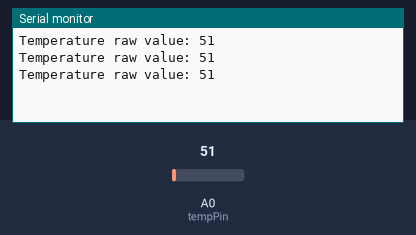
Recording of a sketch running on a simulated Arduino Uno, built with avr-gcc and run on an emulated ATmega328P. On the bench: the last lines printed to the serial monitor. The inputs (shaded band) are chosen by the test bench; at power-on: A0 (tempPin) = 51.

Above: at 1.3 s.
1.4 s: A0 (tempPin) set to 61
At 1.9 s:
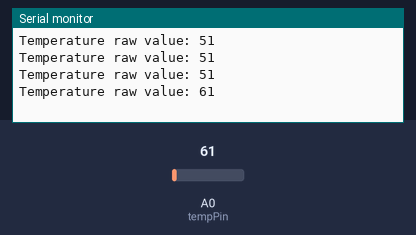
2.9 s: A0 (tempPin) set to 71
At 3.4 s:
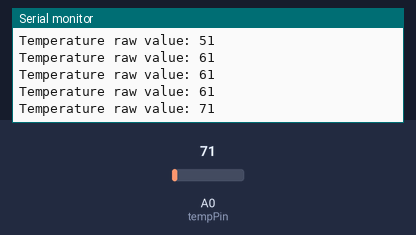
Timing chart, 0 to 5.9 s (numbered marks = the images above; inputs shaded):
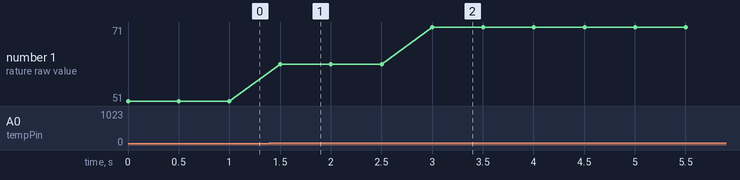

The sketch:

ky-028.ino.ino
```cpp
int tempPin = A0;
int tempValue;

void setup() {
  Serial.begin(9600);
}

void loop() {
  tempValue = analogRead(tempPin);

  Serial.print("Temperature raw value: ");
  Serial.println(tempValue);

  delay(500);
}
```

Measured:
- after the input at 1.4 s, the serial monitor: prints a new line after 0.10 s (image 1)
- after the input at 2.9 s, the serial monitor: prints a new line after 0.10 s (image 2)
- plotted number 1: 51 → 61 after the input at 1.4 s, 61 → 71 after the input at 2.9 s
